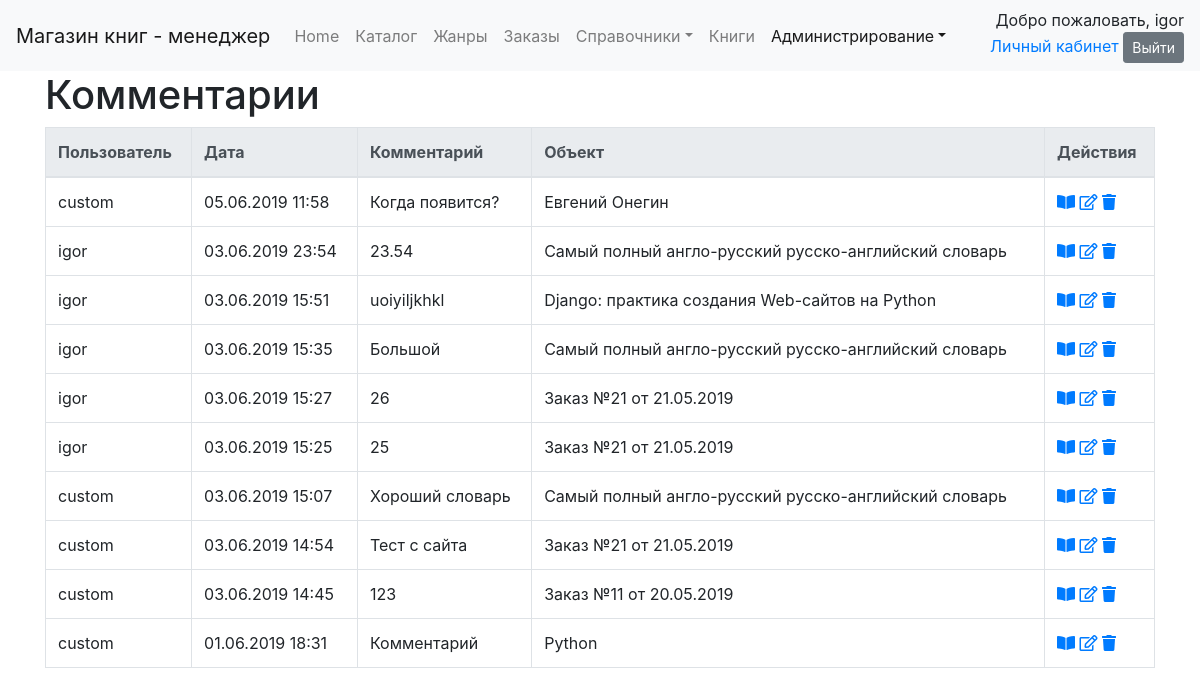
Before: /comments/ (signed in) with the older database file.
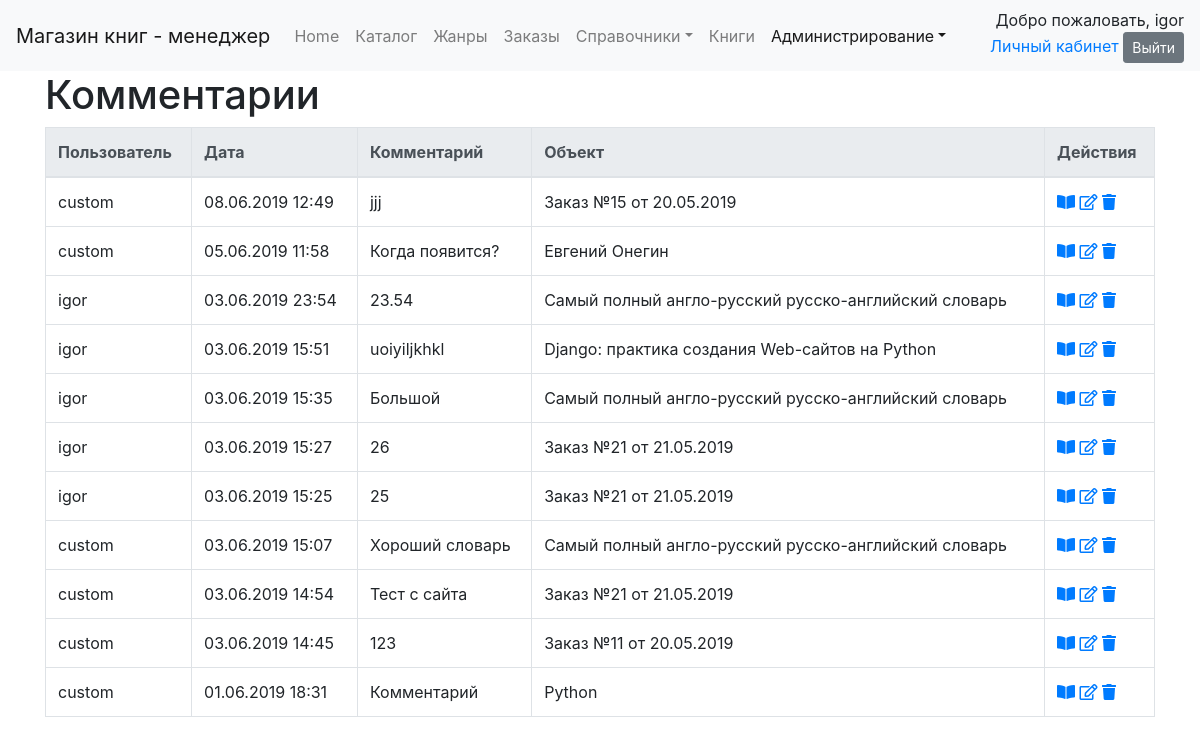
After: the same page with the newer database file.
### commentsapp/models.py (models this page shows)
class Comment(models.Model):
    user = models.ForeignKey(User, models.CASCADE, verbose_name='Пользователь')
    comment_text = models.TextField(verbose_name='Текст')
    date_create = models.DateTimeField(verbose_name='дата', auto_now_add=True)
    content_type = models.ForeignKey(ContentType, on_delete=models.CASCADE)
    object_id = models.PositiveIntegerField()
    content_object = GenericForeignKey('content_type', 'object_id')
    def get_update_url(self):
        return reverse_lazy('comments:update', kwargs={'pk': self.pk})
    def get_delete_url(self):
        return reverse_lazy('comments:delete', kwargs={'pk': self.pk})
    class Meta:
        verbose_name = 'комментарий'
        verbose_name_plural = 'комментарии'
        ordering = ['-date_create']

### goodsapp/models.py (models this page shows, shortened)
class Book(models.Model):
    name = models.CharField("Название книги", max_length=200)
    image_field = models.ImageField("Фото обложки", blank=True, null=True, upload_to='bookimage')
    price = models.DecimalField("Цена (BYN)", max_digits=8, decimal_places=2)
    authors = models.ManyToManyField(referen.Author, verbose_name="Авторы")
    serie = models.ForeignKey(referen.Serie, on_delete=models.PROTECT, verbose_name="Серия", null=True, blank=True)
    jenre = models.ManyToManyField(referen.Jenre, verbose_name="Жанры")
    year_publishing = models.PositiveIntegerField("Год издания")
    count_pages = models.PositiveIntegerField("Количество страниц")
    binding = models.ForeignKey(referen.Binding, on_delete=models.PROTECT, verbose_name="Переплет")
    format_book = models.ForeignKey(referen.FormatBook, on_delete=models.PROTECT, verbose_name="Формат")
    isbn = models.CharField("ISBN", max_length=13)
    weight = models.FloatField("Вес (гр)")
    age_restrictions = models.ForeignKey(referen.AgeRestriction, verbose_name="Возрастные ограничения",
                                         on_delete=models.PROTECT, )
    publisher = models.ForeignKey(referen.PublishingHouse, on_delete=models.PROTECT, verbose_name="Издательство")
    count_books = models.PositiveIntegerField("Количество книг в наличии")
    is_active = models.BooleanField("Активный (доступен для заказа)", default=True)
    rate = models.FloatField("Рейтинг")
    date_create = models.DateTimeField("Дата внесения в каталог", auto_now_add=True, )
    date_update = models.DateTimeField("Дата последнего изменения карточки", auto_now=True)
    user_comments = GenericRelation(Comment, related_query_name='book')
    def __str__(self):
        return self.name
    def get_detail_url(self):
        return reverse_lazy('book_detail', args=[self.pk])
    class Meta:
        verbose_name = "книга"
        verbose_name_plural = "книги"
        ordering = ['pk']

### orderapp/models.py (models this page shows, shortened)
class Order(models.Model):
    cart = models.ForeignKey(Cart, on_delete=models.PROTECT, verbose_name='корзина', related_name='order',
                             related_query_name='order')
    status = models.ForeignKey(OrderStatus, on_delete=models.PROTECT, verbose_name='статус', related_name='order',
                               related_query_name='order')
    name = models.CharField(verbose_name='имя', max_length=50, help_text='Как к вам обращаться?')
    phone = models.CharField(max_length=15, verbose_name='телефон', help_text='Телефон для связи: +375(29)000-00-00')
    email = models.EmailField(verbose_name='email', blank=True, null=True,
                              help_text='Электронная почта: example@domain.com')
    delivery_adress = models.TextField(verbose_name='Адрес доставки',
                                       help_text='Пример: г. Минск, ул. Звездная, д. 1, кв. 7')
    comments = models.TextField(verbose_name='комментарий', blank=True, null=True)
    date_create = models.DateTimeField("Дата создания", auto_now_add=True, )
    date_update = models.DateTimeField("Дата последнего изменения", auto_now=True)
    user_comments = GenericRelation(Comment, related_query_name='order')
    def __str__(self):
        return "Заказ №" + str(self.pk) + " от " + self.date_create.strftime("%d.%m.%Y")
    def get_detail_url(self):
        return reverse_lazy('order_detail', kwargs={'pk': self.pk})
    class Meta:
        verbose_name = 'заказ'
        verbose_name_plural = 'заказы'
        permissions = [('manager', 'is_manager'), ]

### commentsapp/views.py (the view)
# urls.py: path('', CommentListView.as_view(), name='list')
class CommentListView(ManagerListView):
    model = Comment
    paginate_by = 15

### commentsapp/templates/commentsapp/comment_list.html (shortened to what this page needs)
{% extends 'dimension_list.html' %}
{% block header %}
    <H1>Комментарии</H1>
{% endblock %}
{% block navbar %}
    {% include 'navbar.html' with active="administration" %}
{% endblock %}
{% block list_header %}
    <th>Пользователь</th>
    <th>Дата</th>
    <th>Комментарий</th>
    <th>Объект</th>
{% endblock %}
{% block list_element %}
    <td>{{ object.user }}</td>
    <td>{{ object.date_create|date:"d.m.Y H:i" }}</td>
    <td>{{ object.comment_text }}</td>
    <td>{{ object.content_object }}</td>
{% endblock %}
{% block  url_view %}{{ object.content_object.get_detail_url }}{% endblock %}

### templates/dimension_list.html (shortened to what this page needs)
{% extends 'base.html' %}
{% load static %}
{% load crispy_forms_tags %}
{% load paginator_page %}
{% block body %}
    <div class="container">
        <div class="row align-items-center">
            <div class="col-auto">
                {% block header %}{% endblock %}
            </div>
        </div>
        <table class="table table-bordered">
            {% block dimension_list %}
                <thead class="thead-light">
                <tr>
                    {% block list_header %}{% endblock %}
                    <th>Действия</th>
                </tr>
                </thead>
                <tbody>
                {% for object in object_list %}
                    <tr>
                        {% block list_element %}{% endblock %}
                        {% block actions %}
                            <td>
                                <a href="{% block  url_view %}{{ object.get_detail_url }}{% endblock %}"
                                   title="Посмотреть"><i class="fas fa-book-open"></i></a>
                                <a href="{% block  url_edit %}{{ object.get_update_url }}{% endblock %}"
                                   title="Править"><i class="far fa-edit"></i></a>
                                <a href="{% block  url_delete %}{{ object.get_delete_url }}{% endblock %}"
                                   title="Удалить"><i class="fas fa-trash"></i></a>
                            </td>
                        {% endblock %}
                    </tr>
                {% endfor %}
                </tbody>
            {% endblock %}
        </table>
    </div>
{% endblock body %}

Changed rows visible on the page:
added Comment: user "custom", date_create "08.06.2019 12:49", comment_text "jjj", content_object "Заказ №15 от 20.05.2019"
